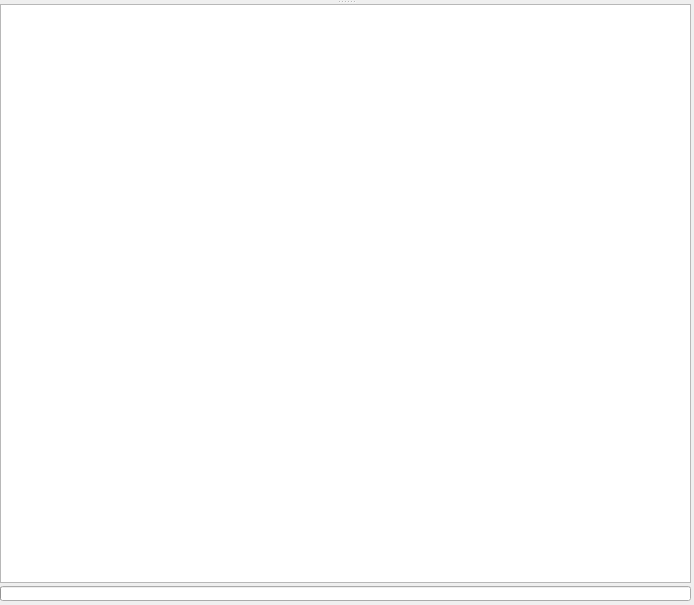
<?xml version="1.0" encoding="UTF-8"?>
<ui version="4.0">
 <class>CommandHelpView</class>
 <widget class="QWidget" name="CommandHelpView">
  <property name="geometry">
   <rect>
    <x>0</x>
    <y>0</y>
    <width>694</width>
    <height>605</height>
   </rect>
  </property>
  <property name="windowTitle">
   <string>Form</string>
  </property>
  <property name="autoFillBackground">
   <bool>true</bool>
  </property>
  <property name="styleSheet">
   <string notr="true"/>
  </property>
  <widget class="QSplitter" name="mainSplitter">
   <property name="geometry">
    <rect>
     <x>0</x>
     <y>0</y>
     <width>691</width>
     <height>601</height>
    </rect>
   </property>
   <property name="sizePolicy">
    <sizepolicy hsizetype="Ignored" vsizetype="Ignored">
     <horstretch>0</horstretch>
     <verstretch>0</verstretch>
    </sizepolicy>
   </property>
   <property name="orientation">
    <enum>Qt::Vertical</enum>
   </property>
   <property name="childrenCollapsible">
    <bool>false</bool>
   </property>
   <widget class="QSplitter" name="listSplitter">
	<property name="sizePolicy">
	 <sizepolicy hsizetype="Expanding" vsizetype="Expanding">
	 <horstretch>0</horstretch>
	 <verstretch>0</verstretch>
	 </sizepolicy>
	</property>
	<property name="orientation">
	 <enum>Qt::Horizontal</enum>
	</property>
	<property name="handleWidth">
	 <number>2</number>
	</property>
	<property name="childrenCollapsible">
	 <bool>false</bool>
	</property>
   </widget>
   <widget class="QWidget" name="layoutWidget">
    <layout class="QVBoxLayout" name="logLayout">
     <property name="spacing">
      <number>3</number>
     </property>
     <item>
      <widget class="QTextEdit" name="symbolLogEdit">
       <property name="sizePolicy">
        <sizepolicy hsizetype="Ignored" vsizetype="Ignored">
         <horstretch>0</horstretch>
         <verstretch>0</verstretch>
        </sizepolicy>
       </property>
      </widget>
     </item>
     <item>
      <widget class="QProgressBar" name="symbolProgress">
       <property name="sizePolicy">
        <sizepolicy hsizetype="Expanding" vsizetype="Fixed">
         <horstretch>0</horstretch>
         <verstretch>0</verstretch>
        </sizepolicy>
       </property>
       <property name="maximumSize">
        <size>
         <width>16777215</width>
         <height>15</height>
        </size>
       </property>
       <property name="value">
        <number>0</number>
       </property>
       <property name="textVisible">
        <bool>false</bool>
       </property>
      </widget>
     </item>
    </layout>
   </widget>
  </widget>
 </widget>
 <resources/>
 <connections/>
</ui>
